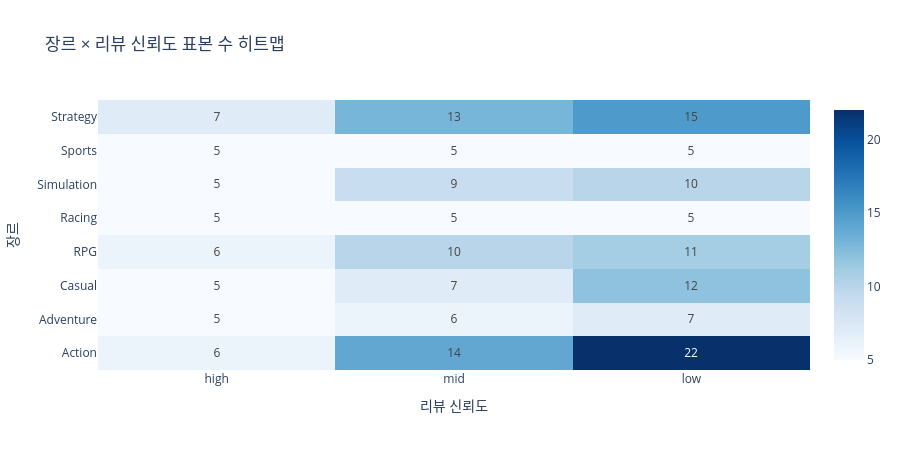

Notebook cell for this chart:
### Markdown cell above
**해석:** 장르별 추출 표본 수를 확인한다. Action·Adventure·Casual 등 게임 수가 많은 장르에서 표본이 더 많이 배정되며, 비례 배분 원칙에 따라 시장 규모를 반영한 대표성이 확보됐다.

### Code cell
# ── 2. 장르 × 신뢰도 히트맵 ────────────────────────────────────────────────
heatmap_data = (
    df_sample.groupby(['primary_genre', 'trust'])
    .size()
    .unstack(fill_value=0)
    .reindex(columns=['high', 'mid', 'low'], fill_value=0)
)

fig2 = go.Figure(go.Heatmap(
    z=heatmap_data.values,
    x=['high', 'mid', 'low'],
    y=heatmap_data.index.tolist(),
    text=heatmap_data.values,
    texttemplate='%{text}',
    colorscale='Blues',
    showscale=True,
))
fig2.update_layout(
    title='장르 × 리뷰 신뢰도 표본 수 히트맵',
    xaxis_title='리뷰 신뢰도',
    yaxis_title='장르',
    height=450
)
fig2.show()

### Figure 1 — Plotly figure (JSON) as saved in the notebook; plotly's stock layout.template omitted (floating-point values rounded to 4 significant figures)
{"data": [{"colorscale": [[0, "rgb(247,251,255)"], [0.125, "rgb(222,235,247)"], [0.25, "rgb(198,219,239)"], [0.375, "rgb(158,202,225)"], [0.5, "rgb(107,174,214)"], [0.625, "rgb(66,146,198)"], [0.75, "rgb(33,113,181)"], [0.875, "rgb(8,81,156)"], [1, "rgb(8,48,107)"]], "showscale": true, "text": [[6, 14, 22], [5, 6, 7], [5, 7, 12], [6, 10, 11], [5, 5, 5], [5, 9, 10], [5, 5, 5], [7, 13, 15]], "texttemplate": "%{text}", "type": "heatmap", "x": ["high", "mid", "low"], "y": ["Action", "Adventure", "Casual", "RPG", "Racing", "Simulation", "Sports", "Strategy"], "z": [[6, 14, 22], [5, 6, 7], [5, 7, 12], [6, 10, 11], [5, 5, 5], [5, 9, 10], [5, 5, 5], [7, 13, 15]]}], "layout": {"height": 450, "title": {"text": "장르 × 리뷰 신뢰도 표본 수 히트맵"}, "xaxis": {"title": {"text": "리뷰 신뢰도"}}, "yaxis": {"title": {"text": "장르"}}}}
